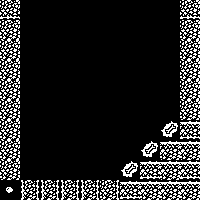

A 2D game scene composited from a Tiled map and its tileset images. What follows is a short description and the map's XML, with every tile layer's data as written:
An orthogonal 10x10 tile map with 20x20 px tiles, 1 tile layer (Calque 1).

<map version="1.2" tiledversion="1.3.1" orientation="orthogonal" renderorder="right-down" compressionlevel="0" width="10" height="10" tilewidth="20" tileheight="20" infinite="0" nextlayerid="2" nextobjectid="1">
 <tileset firstgid="1" source="tileset.tsx" />
 <layer id="1" name="Calque 1" width="10" height="10">
  <data encoding="csv">
8,0,0,0,0,0,0,0,0,8,
1,0,0,0,0,0,0,0,0,1,
1,0,0,0,0,0,0,0,0,1,
1,0,0,0,0,0,0,0,0,1,
1,0,0,0,0,0,0,0,0,1,
1,0,0,0,0,0,0,0,0,1,
1,0,0,0,0,0,0,0,7,3,
1,0,0,0,0,0,0,7,2,2,
1,0,0,0,0,0,7,3,2,3,
4,6,6,6,6,5,3,2,2,2
</data>
 </layer>
</map>